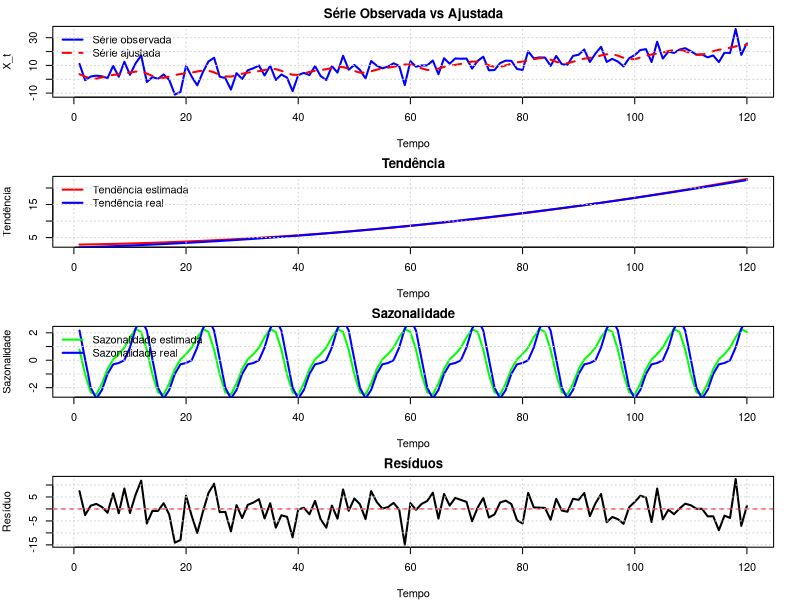
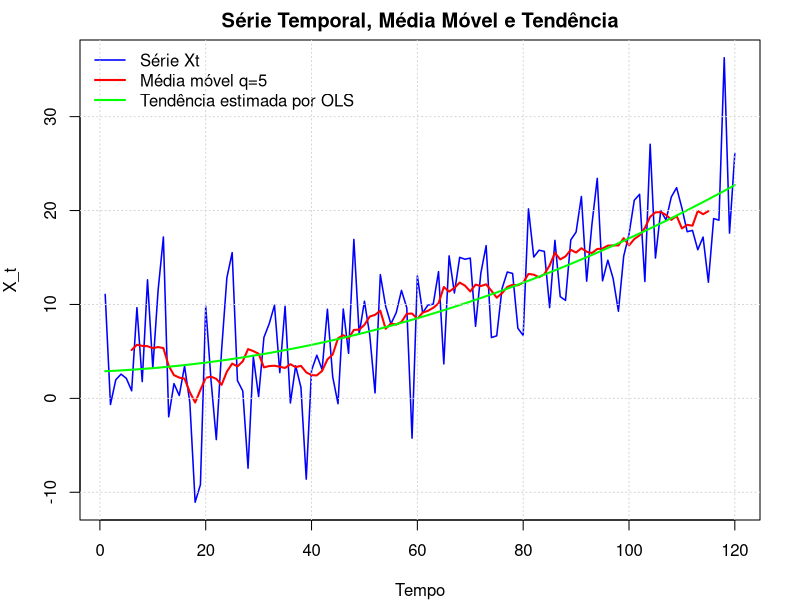

Reproduce these figures in R, in order.
############################################################
# EXERCÍCIO 1 – IMPLEMENTAÇÃO PROCEDURAL
# Decomposição clássica: tendência polinomial + sazonalidade + OLS
############################################################
#
# DOCUMENTAÇÃO DO SISTEMA
# ----------------------------------------------------------
# (a) ENTRADAS E PARÂMETROS GLOBAIS (seção 1 e seção 12)
#     n_anos = 10  -> número de anos
#     s      = 12  -> período sazonal (meses por ano)
#     n      = n_anos * s = 120 -> tamanho da série
#     sigma  = 5   -> desvio padrão do ruído branco
#     q      = 5   -> raio da média móvel centrada
#     K      = 2   -> número de harmônicos de Fourier
#     grau_tendencia = 2 -> polinômio de grau 2
#     beta_tendencia = c(2, 0.05, 0.001)  (const., t, t^2)
#     alpha  = c(2, 1)   -> coeficientes dos cossenos
#     beta_h = c(-1, 0.5)-> coeficientes dos senos
#     beta_sazonal       -> alpha e beta_h intercalados
#                           (cos1, sen1, cos2, sen2)
#     t      = 1:n -> vetor temporal
#     semente = 42
#
# (b) SAÍDAS
#     Matrizes de modelo : X_tendencia, X_sazonal, X_full
#     Série simulada     : Xt
#     Componentes reais  : tendencia_real, sazonalidade_real
#     Estimados (modelo) : beta_hat, y_hat, tendencia, sazonalidade,
#                          residuos
#     Diagnóstico        : média e variância dos resíduos, RMSE, R²
#     Média móvel        : tendencia_media_movel
#     Previsões          : previsoes (12 períodos à frente)
#     Gráficos           : observada x ajustada, tendência,
#                          sazonalidade, resíduos, média móvel x OLS
#
# (c) ESTRUTURAS DE DADOS
#     Vetores : t, beta_*, eps, Xt, y_hat, residuos, previsoes
#     Matrizes: X_tendencia (n x 3), X_sazonal (n x 2K),
#               X_full (n x (3+2K)), XtX (p x p), Xty (vetor p)
#
# (d) FUNÇÕES
#     Matrizes   : criar_matriz_tendencia, criar_matriz_fourier,
#                  criar_matriz_dummies
#     Simulação  : simular_ruido_branco, simular_serie
#     Filtro     : calcular_media_movel
#     Estatística: calcular_media_amostral
#     OLS        : multiplicar_matriz_vetor, calcular_XtX,
#                  calcular_Xty, ajustar_ols, ajustar_modelo
#     Diagnóstico: diagnostico
#     Previsão   : prever
#     Gráficos   : plot_serie_ajustada, plot_tendencia,
#                  plot_sazonalidade, plot_residuos
#
# (e) FLUXO DE EXECUÇÃO
#     1. Semente e parâmetros
#     2. Definição das funções
#     3. Vetor t, beta, matrizes X_tendencia e X_sazonal
#     4. Simulação de Xt e componentes reais
#     5. Média móvel
#     6. Ajuste OLS (monta X_full, XtX, Xty, solve)
#     7. Diagnóstico e coeficientes no console
#     8. Gráficos (4 painéis + média móvel x tendência OLS)
#     9. Previsão dos próximos 12 períodos
#
# SAZONALIDADE: FOURIER x DUMMIES
# ----------------------------------------------------------
# Modelo: X_t = tendência(t) + sazonalidade(t) + eps_t
# com sazonalidade de período s (aqui s = 12).
#
# FOURIER
#   sazonalidade(t) = soma_{k=1}^{K} [ a_k*cos(2*pi*k*t/s)
#                                    + b_k*sen(2*pi*k*t/s) ]
#   - cada harmônico k é uma onda que se repete s/k vezes por ano;
#   - computacionalmente: 2 colunas (cos e sen) por harmônico,
#     ou seja 2K colunas em X_sazonal;
#   - poucos parâmetros (2K) e padrão suave; K deve ser < s/2
#     (com K = s/2 o seno vira coluna de zeros);
#   - funciona para qualquer s (inclusive períodos longos).
#
# DUMMIES
#   sazonalidade(t) = soma_{m=2}^{s} g_m * D_m(t)
#   onde D_m(t) = 1 se o instante t cai no "mês" m, e 0 caso contrário.
#   - mês = ((t-1) %% s) + 1 ; o mês 1 é a referência (fica no
#     intercepto), por isso são s-1 colunas (evita a "armadilha da
#     dummy": se usasse as s colunas, a soma delas seria igual à
#     coluna de 1s e X'X não teria inversa);
#   - cada mês tem um efeito livre (s-1 parâmetros): padrão mais
#     flexível, porém com mais parâmetros;
#   - com K = s/2 (sem a coluna de seno nula), Fourier gera o mesmo
#     espaço de colunas que as dummies: mesmo ajuste.
############################################################

############################################################
# AULA PRÁTICA – DECOMPOSIÇÃO CLÁSSICA DE SÉRIES TEMPORAIS
# TENDÊNCIA E SAZONALIDADE
############################################################

rm(list = ls())

set.seed(42)

############################################################
# 1. PARÂMETROS GERAIS
############################################################

n_anos <- 10

s <- 12

n <- n_anos * s

sigma <- 5

############################################################
# 2. FUNÇÕES DE CONSTRUÇÃO DAS MATRIZES
############################################################

############################################################
# MATRIZ DE TENDÊNCIA POLINOMIAL
############################################################

criar_matriz_tendencia <- function(t, grau){
  
  # LOOPS ANINHADOS: monta a matriz de tendência (n x (grau+1)).
  # - loop de fora (i): percorre os instantes de tempo (linhas);
  # - loop de dentro (j): percorre as potências 0, 1, ..., grau;
  # - X[i, j+1] = t_i^j  (coluna 1 = 1, coluna 2 = t, coluna 3 = t^2).
  # Usamos j+1 porque o R indexa a partir de 1 e a potência começa em 0.
  
  n <- length(t)
  
  numero_colunas <- grau + 1
  
  X <- matrix(0,nrow = n,ncol = numero_colunas)
  
  for(i in 1:n){
    
    for(j in 0:grau){
      X[i,j+1] <- t[i]^j
    }
  }
  return(X)
}

############################################################
# MATRIZ DE FOURIER
############################################################

criar_matriz_fourier <- function(t, periodo, K){
  
  # LOOPS ANINHADOS: para cada instante i e cada harmônico k,
  # preenche duas colunas: cos(2*pi*k*t/periodo) na coluna 2k-1 e
  # sen(2*pi*k*t/periodo) na coluna 2k.
  
  n <- length(t)
  
  numero_colunas <- 2 * K
  
  X <- matrix(0,nrow = n,ncol = numero_colunas)
  
  for(i in 1:n){
    
    for(k in 1:K){
      
      coluna_cos <- 2*k - 1
      coluna_sin <- 2*k
      
      X[i,coluna_cos] <-cos(2 * pi * k * t[i] / periodo)
      
      X[i,coluna_sin] <-sin(2 * pi * k * t[i] / periodo)
    }
  }
  return(X)
}

############################################################
# MATRIZ DE DUMMIES SAZONAIS
############################################################

criar_matriz_dummies <- function(t, periodo){
  
  # Para cada instante i: descobre o "mês" (1 a periodo) com %%.
  # Se o mês for o 1 (referência), a linha fica toda zero.
  # Senão, coloca 1 na coluna mes-1.
  
  n <- length(t)
  
  numero_colunas <- periodo - 1
  
  X <- matrix(0,nrow = n,ncol = numero_colunas)
  
  for(i in 1:n){
    
    mes <- ((t[i] - 1) %% periodo) + 1
    
    if(mes != 1){
      
      coluna <- mes - 1
      
      X[i,coluna] <- 1
    }
  }
  
  return(X)
}

############################################################
# 3. RUÍDO BRANCO
############################################################

simular_ruido_branco <- function(n, sigma){
  
  eps <- numeric(n)
  
  for(i in 1:n){
    
    eps[i] <- rnorm(1,mean = 0,sd = sigma
    )
  }
  
  return(eps)
}

############################################################
# 4. SIMULAÇÃO DA SÉRIE TEMPORAL
############################################################

simular_serie <- function(beta_tendencia,
                          X_tendencia,
                          X_sazonal,
                          beta_sazonal,
                          sigma){
  
  n <- nrow(X_tendencia)
  
  numero_colunas_tendencia <-ncol(X_tendencia)
  
  numero_colunas_sazonal <-ncol(X_sazonal)
  
  eps <- simular_ruido_branco(n, sigma)
  
  Xt <- numeric(n)
  
  for(i in 1:n){
    
    valor_tendencia <- 0
    
    # LOOPS ANINHADOS (produto matriz x vetor, elemento a elemento):
    # para cada instante i, soma X_tendencia[i,j]*beta_tendencia[j]
    # (valor da tendência) e depois X_sazonal[i,j]*beta_sazonal[j]
    # (valor da sazonalidade). Xt[i] = tendência + sazonalidade + ruído.
    
    for(j in 1:numero_colunas_tendencia){
      
      valor_tendencia <-valor_tendencia +X_tendencia[i,j] *beta_tendencia[j]
    }
    
    valor_sazonal <- 0
    
    for(j in 1:numero_colunas_sazonal){
      
      valor_sazonal <-valor_sazonal +X_sazonal[i,j] *beta_sazonal[j]
    }
    
    Xt[i] <-valor_tendencia + valor_sazonal + eps[i]
  }
  return(Xt)
}

############################################################
# 5. MÉDIA MÓVEL
############################################################

############################################################
# MÉDIA MÓVEL CENTRADA DE RAIO q
############################################################

calcular_media_movel <- function(serie,q){
  
  n <- length(serie)
  
  numero_medias <- n - 2*q
  
  medias <- numeric(numero_medias)
  
  if(numero_medias > 0){
    
    for(t in (q+1):(n-q)){
      
      soma <- 0
      
      for(j in (t-q):(t+q)){
        
        soma <- soma + serie[j]
      }
      
      medias[t-q] <-soma / (2*q + 1)
    }
  }
  return(medias)
}

############################################################
# 6. MÉDIA AMOSTRAL
############################################################

calcular_media_amostral <- function(serie){
  
  n <- length(serie)
  
  soma <- 0
  
  for(i in 1:n){
    soma <- soma + serie[i]
  }
  
  media <- soma / n
  
  return(media)
}

############################################################
# 7. ESTIMAÇÃO OLS
############################################################

############################################################
# PRODUTO MATRIZ-VETOR
############################################################

multiplicar_matriz_vetor <- function(X,beta){
  
  # PRODUTO MATRIZ x VETOR com 2 loops:
  # - loop de fora (i): escolhe a linha i de X;
  # - loop de dentro (j): soma X[i,j]*beta[j] (produto interno
  #   da linha i com beta);
  # - o resultado[i] é esse produto interno.
  
  n <- nrow(X)
  
  numero_colunas <- ncol(X)
  
  resultado <- numeric(n)
  
  for(i in 1:n){
    
    valor <- 0
    
    for(j in 1:numero_colunas){
      
      valor <-valor + X[i,j] * beta[j]
    }
    
    resultado[i] <- valor
  }
  
  return(resultado)
}

############################################################
# MATRIZ X TRANSPOSTA VEZES X
############################################################

calcular_XtX <- function(X){
  
  # CÁLCULO DE X'X (X transposta vezes X) com 3 loops aninhados.
  # Não se cria a transposta: ler a coluna i de X é o mesmo que ler
  # a linha i de X'.
  # - loops i e j: escolhem a posição (i,j) do resultado (p x p);
  # - loop k: percorre as n linhas, somando X[k,i] * X[k,j];
  # - ou seja, resultado[i,j] é o PRODUTO INTERNO da coluna i com
  #   a coluna j de X.
  # Custo: p * p * n multiplicações.
  
  numero_linhas <- nrow(X)
  
  numero_colunas <- ncol(X)
  
  resultado <- matrix(0,nrow = numero_colunas,ncol = numero_colunas)
  
  for(i in 1:numero_colunas){
    
    for(j in 1:numero_colunas){
      
      soma <- 0
      
      for(k in 1:numero_linhas){
        
        soma <-soma + X[k,i] * X[k,j]
        
      }
      
      resultado[i,j] <- soma
    }
  }
  
  return(resultado)
}

############################################################
# MATRIZ X TRANSPOSTA VEZES y
############################################################

calcular_Xty <- function(X,y){
  
  # CÁLCULO DE X'y com 2 loops:
  # - loop i: escolhe a coluna i de X;
  # - loop k: soma X[k,i] * y[k] (produto interno da coluna i com y);
  # - resultado[i] guarda esse valor.
  # Custo: p * n multiplicações.
  
  numero_linhas <- nrow(X)
  
  numero_colunas <- ncol(X)
  
  resultado <- numeric(numero_colunas)
  
  for(i in 1:numero_colunas){
    
    soma <- 0
    
    for(k in 1:numero_linhas){
      
      soma <-soma + X[k,i] * y[k]
    }
    
    resultado[i] <- soma
  }
  
  return(resultado)
}

############################################################
# ESTIMAÇÃO DOS COEFICIENTES POR OLS
############################################################

ajustar_ols <- function(X,y){
  
  # EQUAÇÕES NORMAIS: (X'X) beta = X'y
  # 1) XtX e Xty vêm dos loops acima;
  # 2) solve(XtX, Xty) resolve o sistema linear de p equações
  #    (por eliminação/decomposição LU). É melhor do que calcular
  #    a inversa de XtX e multiplicar, porque é mais estável;
  # 3) as.numeric() transforma o resultado em vetor simples.
  # Pré-condição: XtX precisa ser invertível (X com colunas
  # linearmente independentes).
  
  XtX <- calcular_XtX(X)
  
  Xty <- calcular_Xty(X,y)
  
  beta_hat <- solve(XtX,Xty)
  
  beta_hat <- as.numeric(beta_hat)
  
  return(beta_hat)
}

############################################################
# 8. AJUSTE DO MODELO COMPLETO
############################################################

ajustar_modelo <- function(t, y, grau_tendencia = 2, periodo = 12, K = 2, metodo_sazonal = "fourier"){
  
  t <- as.numeric(t)
  
  y <- as.numeric(y)
  
  ##########################################################
  # MATRIZ DE TENDÊNCIA
  ##########################################################
  
  X_tendencia <- criar_matriz_tendencia(t, grau_tendencia)
  
  ##########################################################
  # MATRIZ DE SAZONALIDADE
  ##########################################################
  
  if(metodo_sazonal == "fourier"){
    
    X_sazonal <- criar_matriz_fourier(t, periodo, K)
    
  } else if(metodo_sazonal == "dummies"){
    
    X_sazonal <-criar_matriz_dummies(t, periodo)
    
  } else {
    
    stop("Método sazonal inválido")
  }
  
  ##########################################################
  # MATRIZ COMPLETA
  ##########################################################
  
  X_full <-cbind(X_tendencia, X_sazonal)
  
  ##########################################################
  # ESTIMAÇÃO DOS COEFICIENTES
  ##########################################################
  
  beta_hat <-ajustar_ols(X_full, y)
  
  ##########################################################
  # VALORES AJUSTADOS
  ##########################################################
  
  y_hat <-multiplicar_matriz_vetor(X_full, beta_hat)
  
  ##########################################################
  # NÚMERO DE COEFICIENTES DA TENDÊNCIA
  ##########################################################
  
  numero_colunas_tendencia <-ncol(X_tendencia)
  
  ##########################################################
  # COEFICIENTES DA TENDÊNCIA
  ##########################################################
  
  beta_tendencia_hat <-numeric(numero_colunas_tendencia)
  
  for(i in 1:numero_colunas_tendencia){
    
    beta_tendencia_hat[i] <- beta_hat[i]
    
  }
  
  ##########################################################
  # COEFICIENTES DA SAZONALIDADE
  ##########################################################
  
  numero_colunas_sazonal <-
    ncol(X_sazonal)
  
  beta_sazonal_hat <-
    numeric(numero_colunas_sazonal)
  
  for(i in 1:numero_colunas_sazonal){
    
    beta_sazonal_hat[i] <-beta_hat[numero_colunas_tendencia + i]
  }
  
  ##########################################################
  # TENDÊNCIA ESTIMADA
  ##########################################################
  
  tendencia_hat <-multiplicar_matriz_vetor(X_tendencia, beta_tendencia_hat)
  
  ##########################################################
  # SAZONALIDADE ESTIMADA
  ##########################################################
  
  sazonalidade_hat <-multiplicar_matriz_vetor(X_sazonal, beta_sazonal_hat)
  
  ##########################################################
  # RESÍDUOS
  ##########################################################
  
  n <- length(y)
  
  residuos <- numeric(n)
  
  for(i in 1:n){
    
    residuos[i] <- y[i] - y_hat[i]
  }
  
  return(
    list(
      beta_hat = beta_hat,
      y_hat = y_hat,
      tendencia = tendencia_hat,
      sazonalidade = sazonalidade_hat,
      residuos = residuos,
      X_full = X_full,
      grau_tendencia = grau_tendencia,
      periodo = periodo,
      K = K,
      metodo_sazonal = metodo_sazonal
    )
  )
}

############################################################
# 9. DIAGNÓSTICO
############################################################

diagnostico <- function(y,residuos){
  
  n <- length(y)
  
  ##########################################################
  # SOMA DOS QUADRADOS DOS RESÍDUOS
  ##########################################################
  
  ss_res <- 0
  
  for(i in 1:n){
    ss_res <- ss_res + residuos[i]^2
  }
  
  ##########################################################
  # MÉDIA DE y
  ##########################################################
  
  media_y <- calcular_media_amostral(y)
  
  ##########################################################
  # SOMA TOTAL DOS QUADRADOS
  ##########################################################
  
  ss_tot <- 0
  
  for(i in 1:n){
    
    d <- y[i] - media_y
    
    ss_tot <-ss_tot + d^2
  }
  
  ##########################################################
  # MÉDIA DOS RESÍDUOS
  ##########################################################
  
  media_residuos <-calcular_media_amostral(residuos)
  
  ##########################################################
  # VARIÂNCIA DOS RESÍDUOS
  ##########################################################
  
  soma_quadrados <- 0
  
  for(i in 1:n){
    
    d <-residuos[i] - media_residuos
    
    soma_quadrados <- soma_quadrados + d^2
  }
  
  variancia_residuos <-soma_quadrados / (n - 1)
  
  ##########################################################
  # RMSE
  ##########################################################
  
  rmse <-sqrt(ss_res / n)
  
  ##########################################################
  # R²
  ##########################################################
  
  r2 <-1 - ss_res / ss_tot
  
  return(list(media = media_residuos, variancia = variancia_residuos, rmse = rmse, r2 = r2))
}

############################################################
# 10. PREVISÃO
############################################################

prever <- function(modelo,t_futuro){
  
  t_futuro <- as.numeric(t_futuro)
  
  grau_tendencia <-modelo$grau_tendencia
  
  periodo <-modelo$periodo
  
  K <-modelo$K
  
  metodo_sazonal <-modelo$metodo_sazonal
  
  ##########################################################
  # MATRIZ DE TENDÊNCIA FUTURA
  ##########################################################
  
  X_tendencia_fut <-criar_matriz_tendencia(t_futuro,grau_tendencia)
  
  ##########################################################
  # MATRIZ SAZONAL FUTURA
  ##########################################################
  
  if(metodo_sazonal == "fourier"){
    
    X_sazonal_fut <-criar_matriz_fourier(t_futuro, periodo, K)
    
  } else {
    
    X_sazonal_fut <-criar_matriz_dummies(t_futuro, periodo)
  }
  
  ##########################################################
  # MATRIZ FUTURA COMPLETA
  ##########################################################
  
  X_fut <-cbind(X_tendencia_fut, X_sazonal_fut)
  
  ##########################################################
  # PREVISÕES
  ##########################################################
  
  previsoes <- multiplicar_matriz_vetor(X_fut, modelo$beta_hat)
  
  return(previsoes)
}

############################################################
# 11. PLOTS
############################################################

############################################################
# SÉRIE OBSERVADA + AJUSTADA
############################################################

plot_serie_ajustada <- function(t,serie,ajustada){
  
  plot(
    t,
    serie,
    type = "l",
    col = "blue",
    lwd = 2,
    xlab = "Tempo",
    ylab = "X_t",
    main = "Série Observada vs Ajustada"
  )
  
  lines(
    t,
    ajustada,
    col = "red",
    lwd = 2,
    lty = 2
  )
  
  legend(
    "topleft",
    legend = c(
      "Série observada",
      "Série ajustada"
    ),
    col = c(
      "blue",
      "red"
    ),
    lwd = c(
      2,
      2
    ),
    lty = c(
      1,
      2
    ),
    bty = "n"
  )
  
  grid()
}

############################################################
# TENDÊNCIA
############################################################

plot_tendencia <- function(t, tendencia_estimada, tendencia_real = NULL){
  
  plot(
    t,
    tendencia_estimada,
    type = "l",
    col = "red",
    lwd = 2,
    xlab = "Tempo",
    ylab = "Tendência",
    main = "Tendência"
  )
  
  if(!is.null(tendencia_real)){
    
    lines(
      t,
      tendencia_real,
      col = "blue",
      lwd = 2
    )
    
    legend(
      "topleft",
      legend = c(
        "Tendência estimada",
        "Tendência real"
      ),
      col = c(
        "red",
        "blue"
      ),
      lwd = 2,
      bty = "n"
    )
  }
  
  grid()
}

############################################################
# SAZONALIDADE
############################################################

plot_sazonalidade <- function(t, sazonalidade_estimada, sazonalidade_real = NULL){
  
  plot(
    t,
    sazonalidade_estimada,
    type = "l",
    col = "green",
    lwd = 2,
    xlab = "Tempo",
    ylab = "Sazonalidade",
    main = "Sazonalidade"
  )
  
  if(!is.null(sazonalidade_real)){
    
    lines(
      t,
      sazonalidade_real,
      col = "blue",
      lwd = 2
    )
    
    legend(
      "topleft",
      legend = c(
        "Sazonalidade estimada",
        "Sazonalidade real"
      ),
      col = c(
        "green",
        "blue"
      ),
      lwd = 2,
      bty = "n"
    )
  }
  
  grid()
}

############################################################
# RESÍDUOS
############################################################

plot_residuos <- function(t, residuos){
  
  plot(
    t,
    residuos,
    type = "l",
    col = "black",
    lwd = 2,
    xlab = "Tempo",
    ylab = "Resíduo",
    main = "Resíduos"
  )
  
  abline(
    h = 0,
    col = "red",
    lty = 2
  )
  
  grid()
}

############################################################
# 12. EXEMPLO DE USO
############################################################

############################################################
# VETOR DE TEMPO
############################################################

t <- 1:n

############################################################
# COEFICIENTES DA TENDÊNCIA
############################################################

beta_tendencia <-c(2,0.05,0.001)

grau_tendencia <- 2

############################################################
# MATRIZ DE TENDÊNCIA
############################################################

X_tendencia <-criar_matriz_tendencia(t, grau_tendencia)

############################################################
# COEFICIENTES SAZONAIS
############################################################

alpha <-c(2,1)

beta_h <-c(-1,0.5)

K <- 2

############################################################
# MATRIZ DE FOURIER
############################################################

X_sazonal <-criar_matriz_fourier(t, s, K)

############################################################
# VETOR DE COEFICIENTES SAZONAIS
############################################################

beta_sazonal <- numeric(2 * K)

for(k in 1:K){
  
  coluna_cos <- 2*k - 1
  coluna_sin <- 2*k
  
  beta_sazonal[coluna_cos] <-alpha[k]
  
  beta_sazonal[coluna_sin] <-beta_h[k]
}

############################################################
# SIMULAÇÃO DA SÉRIE
############################################################

Xt <-simular_serie(beta_tendencia = beta_tendencia,
    X_tendencia = X_tendencia,
    X_sazonal = X_sazonal,
    beta_sazonal = beta_sazonal,
    sigma = sigma)

############################################################
# TENDÊNCIA REAL
############################################################

tendencia_real <-multiplicar_matriz_vetor(X_tendencia, beta_tendencia)

############################################################
# SAZONALIDADE REAL
############################################################

sazonalidade_real <-multiplicar_matriz_vetor(X_sazonal, beta_sazonal)

############################################################
# MÉDIA MÓVEL
############################################################

q <- 5

tendencia_media_movel <-calcular_media_movel(Xt, q)

############################################################
# 13. AJUSTE DO MODELO
############################################################

modelo <-ajustar_modelo(t = t, y = Xt, grau_tendencia = 2, periodo = 12, K = 2, metodo_sazonal = "fourier")

############################################################
# 14. DIAGNÓSTICO
############################################################

resultado_diagnostico <-diagnostico(y = Xt ,residuos = modelo$residuos)

cat("Média dos resíduos:", resultado_diagnostico$media, "\n")

cat("Variância dos resíduos:", resultado_diagnostico$variancia, "\n")

cat("RMSE:", resultado_diagnostico$rmse, "\n")

cat("R²:",resultado_diagnostico$r2,"\n")

############################################################
# 15. COEFICIENTES ESTIMADOS
############################################################

cat("Coeficientes estimados:\n")

print(modelo$beta_hat)

############################################################
# 16. GRÁFICOS
############################################################

par(mfrow = c(4,1),mar = c(4,4,2,2))

############################################################
# SÉRIE OBSERVADA + AJUSTADA
############################################################

plot_serie_ajustada(t = t, serie = Xt, ajustada = modelo$y_hat)

############################################################
# TENDÊNCIA
############################################################

plot_tendencia(t = t, tendencia_estimada = modelo$tendencia, tendencia_real = tendencia_real)

############################################################
# SAZONALIDADE
############################################################

plot_sazonalidade(t = t, sazonalidade_estimada = modelo$sazonalidade, sazonalidade_real = sazonalidade_real)

############################################################
# RESÍDUOS
############################################################

plot_residuos(t = t, residuos = modelo$residuos)

par(mfrow = c(1,1))

############################################################
# 17. COMPARAÇÃO ENTRE MÉDIA MÓVEL E TENDÊNCIA ESTIMADA
############################################################

plot(
  t,
  Xt,
  type = "l",
  col = "blue",
  lwd = 1.5,
  xlab = "Tempo",
  ylab = "X_t",
  main = "Série Temporal, Média Móvel e Tendência"
)

tempo_media <-
  (q+1):(n-q)

lines(
  tempo_media,
  tendencia_media_movel,
  col = "red",
  lwd = 2
)

lines(
  t,
  modelo$tendencia,
  col = "green",
  lwd = 2
)

legend(
  "topleft",
  legend = c(
    "Série Xt",
    paste0("Média móvel q=",q),
    "Tendência estimada por OLS"
  ),
  col = c(
    "blue",
    "red",
    "green"
  ),
  lwd = c(
    1.5,
    2,
    2
  ),
  bty = "n"
)

grid()

############################################################
# 18. PREVISÃO
############################################################

############################################################
# NOVOS INSTANTES DE TEMPO
############################################################

t_futuro <- (n+1):(n+12)

############################################################
# PREVISÕES
############################################################

previsoes <-prever(modelo, t_futuro)

cat("Previsões para os próximos 12 períodos:\n")

print(previsoes)

############################################################
# FIM
############################################################
